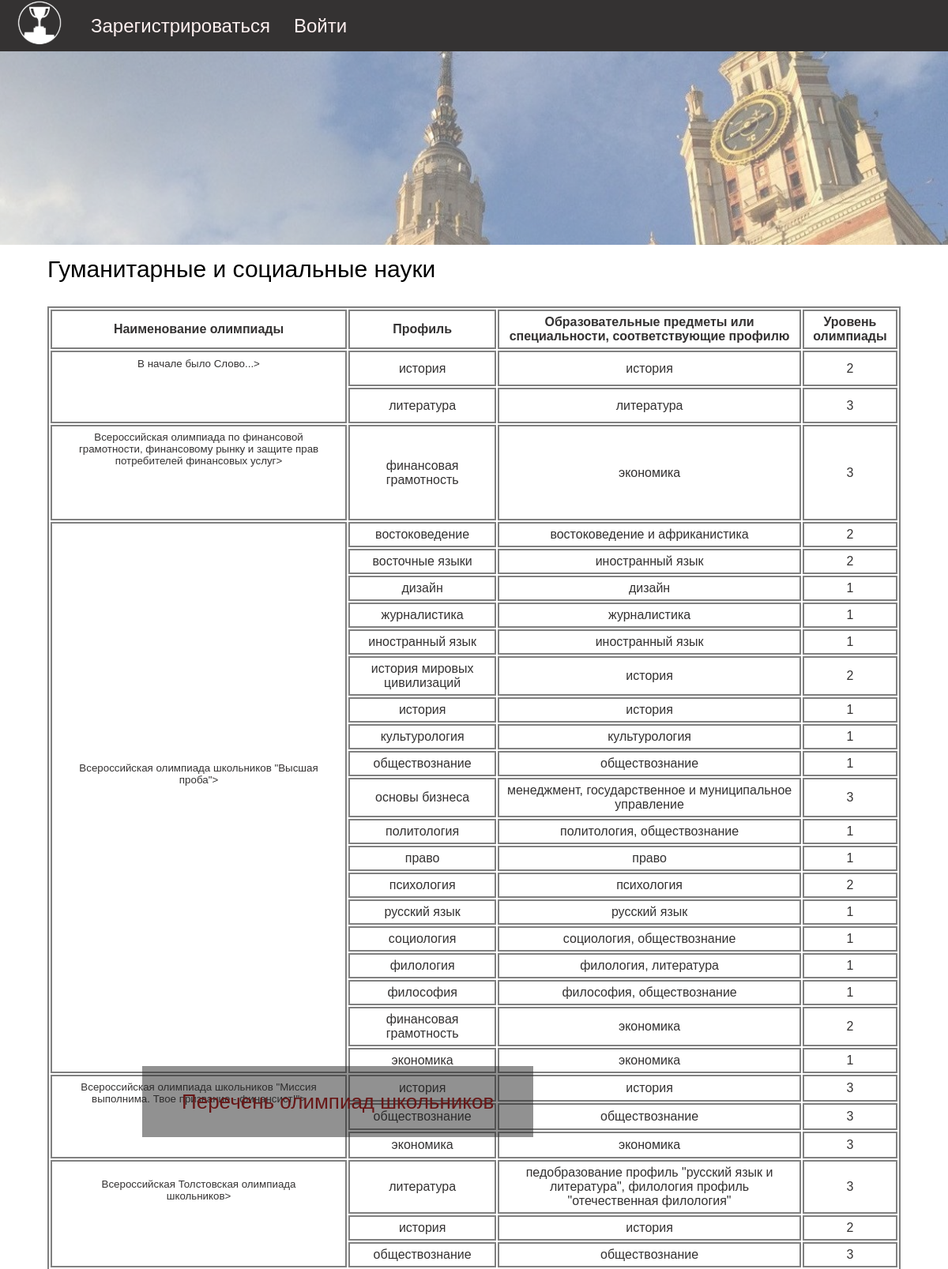
Page /competitions (upper part) on the committed database.
### models/orientation.py (models this page shows)
class Orientation(SqlAlchemyBase):
    __tablename__ = 'orientations'
    id = sqlalchemy.Column(sqlalchemy.Integer, primary_key=True, autoincrement=True)
    orientation = sqlalchemy.Column(sqlalchemy.String, nullable=False, unique=True)

### models/competition.py (models this page shows)
class Competition(SqlAlchemyBase):
    __tablename__ = 'competitions'
    id = sqlalchemy.Column(sqlalchemy.Integer,
                           primary_key=True, autoincrement=True)
    competition = sqlalchemy.Column(sqlalchemy.String, nullable=False)
    orientation = sqlalchemy.Column(sqlalchemy.Integer, sqlalchemy.ForeignKey("orientations.id"), nullable=False)
    profile = sqlalchemy.Column(sqlalchemy.String, nullable=False)
    subject = sqlalchemy.Column(sqlalchemy.String, nullable=False)
    level = sqlalchemy.Column(sqlalchemy.Integer, nullable=False)

### main.py (the view, shortened to what this page needs)
@app.route('/competitions', methods=['GET', 'POST'])
def competitions():
    form = AddFavoriteForm()
    db_sess = create_session()
    if request.method == "GET":
        orientations = db_sess.query(Orientation).all()
        competitions = dict()
        for orientation in orientations:
            competitions[orientation.id] = dict()
            a = db_sess.query(Competition).filter(Competition.orientation == orientation.id).all()
            for olymp in a:
                if olymp.competition not in competitions[orientation.id].keys():
                    competitions[orientation.id][olymp.competition] = [(olymp.profile, olymp.subject, olymp.level)]
                else:
                    competitions[orientation.id][olymp.competition].append((olymp.profile, olymp.subject, olymp.level))
        if form.validate_on_submit():
            olymp = db_sess.query(Competition).filter(Competition.competition == form.competition.data,
                                                      Competition.profile == form.profile.data).first()
            print(olymp)
            form.competition.data = olymp.competition
            form.profile.data = olymp.profile
    return render_template('competitions.html', title='Перечень олимпиад школьников', current_user=current_user,
                           orientations=orientations, competitions=competitions, form=form)

### data/db_session.py (called while the page is built)
def create_session() -> Session:
    global __factory
    return __factory()

### templates/competitions.html (shortened to what this page needs)
{% extends "base.html" %}
{% block content %}
{% if current_user.is_authenticated %}
    <nav>
        <a href="/"><img src="/static/img/logo.svg"></a>
        <a href="profile">Профиль</a>
    </nav>
{% else %}
    <nav>
        <a href="/"><img src="/static/img/logo.svg"></a>
        <a href="/register">Зарегистрироваться</a>
        <a href="/login">Войти</a>
    </nav>
{% endif %}
<div class="image-block-variative">
    <img src="/static/img/msu_var.jpg">
    <div class="title">
        <p>Перечень олимпиад школьников</p>
    </div>
</div>
{% for orientation in orientations %}
    {% if loop.index == 1 %}
        <p class="com-class">{{orientation.orientation}} науки</p>
    {% elif loop.index == 4 %}
        <p>{{orientation.orientation}}</p>
    {% else %}
        <p>{{orientation.orientation}} науки</p>
    {% endif %}
    <table class="com-tab">
        <tr>
            <th>Наименование олимпиады</th>
            <th>Профиль</th>
            <th>Образовательные предметы или специальности, соответствующие профилю</th>
            <th>Уровень олимпиады</th>
        </tr>
        {% for competition in competitions[orientation.id].keys() %}
            <tr>
                {% if competitions[orientation.id][competition]|length >1 %}
                <td rowspan={{competitions[orientation.id][competition]|length}}>
                    <button class="com-tab button" onclick="addFavorite()">{{competition}}></button>
                </td>
                {% else %}
                    <td><button class="com-tab button" onclick="addFavorite()">{{competition}}></button></td>
                {% endif %}
                {% for i in competitions[orientation.id][competition] %}
                    {% if loop.index == 1 %}
                        <td>{{i[0]}}</td>
                        <td>{{i[1]}}</td>
                        <td>{{i[2]}}</td>
            </tr>
                    {% else %}
                        <tr>
                            <td>{{i[0]}}</td>
                            <td>{{i[1]}}</td>
                            <td>{{i[2]}}</td>
                        </tr>
                    {% endif %}
                {% endfor %}
        {% endfor %}
    </table>
{% endfor %}
{% endblock %}

### templates/base.html (shortened to what this page needs)
<!doctype html>
<html lang="ru">
<head>
    <link rel="stylesheet" type="text/css" href="{{url_for('static', filename='css/style.css')}}"/>
    <link rel="stylesheet" href="//code.jquery.com/ui/1.13.1/themes/base/jquery-ui.css">
</head>
<body>
<main role="main" class="container">
    {% block content %}
    {% endblock %}
</main>
</body>
</html>

### static/css/style.css (style rules this page uses)
body { margin: 0 auto; font-family: sans-serif; }
nav { position: absolute; background: #343232; width: 100%; top: 0px; height: 65px; font-family: sans-serif; font-size: 24px; display: flex; align-items: center; }
nav a { color: #FFF1F1; margin: 10px 15px; text-decoration: none; }
.image-block-variative img { opacity: 0.6; position: absolute; width: 100%; top: 65px; }
.title { background: rgba(36, 36, 36, 0.5); left: 15%; top: 15%; font-size: 35px; height: 90px; position: absolute; display: flex; align-items: center; text-align: center; }
.title p { margin: 10px 50px; color: #681717; }
.com-class, form, .ui-widget { margin-top: 27%; font-size: 30px; margin-left: 5%; }
p { font-size: 26px; margin-left: 5%; }
.com-tab { width: 90%; margin: auto; margin-bottom: 60px; font-family: sans-serif; color: #343232; border: 2px solid grey; }
.com-tab th, td { text-align: center; padding: 5px; border: 2px solid grey; }
.com-tab button { background: #fff; border: none; }

### rows in the picture
Orientation: orientation "Гуманитарные и социальные"
Competition: competition "В начале было Слово...", profile "история", subject "история", level "2"
Competition: profile "литература", subject "литература", level "3"
Competition: competition "Всероссийская олимпиада по финансовой грамотности, финансовому рынку и защите прав потребителей финансовых услуг", profile "финансовая грамотность", subject "экономика", level "3"
Competition: competition "Всероссийская олимпиада школьников \"Высшая проба\"", profile "востоковедение", subject "востоковедение и африканистика", level "2"
Competition: profile "восточные языки", subject "иностранный язык", level "2"
Competition: profile "дизайн", subject "дизайн", orientation "1"
Competition: profile "журналистика", subject "журналистика", orientation "1"
Competition: profile "иностранный язык", subject "иностранный язык", orientation "1"
Competition: profile "история мировых цивилизаций", subject "история", level "2"
Competition: profile "история", subject "история", orientation "1"
Competition: profile "культурология", subject "культурология", orientation "1"
Competition: profile "обществознание", subject "обществознание", orientation "1"
Competition: profile "основы бизнеса", subject "менеджмент, государственное и муниципальное управление", level "3"
Competition: profile "политология", subject "политология, обществознание", orientation "1"
Competition: profile "право", subject "право", orientation "1"
Competition: profile "психология", subject "психология", level "2"
Competition: profile "русский язык", subject "русский язык", orientation "1"
Competition: profile "социология", subject "социология, обществознание", orientation "1"
Competition: profile "филология", subject "филология, литература", orientation "1"
Competition: profile "философия", subject "философия, обществознание", orientation "1"
Competition: profile "финансовая грамотность", subject "экономика", level "2"
Competition: profile "экономика", subject "экономика", orientation "1"
Competition: competition "Всероссийская олимпиада школьников \"Миссия выполнима. Твое призвание - финансист!\"", profile "история", subject "история", level "3"
Competition: profile "обществознание", subject "обществознание", level "3"
Competition: profile "экономика", subject "экономика", level "3"
Competition: competition "Всероссийская Толстовская олимпиада школьников", profile "литература", subject "педобразование профиль \"русский язык и литература\", филология профиль \"отечественная филология\"", level "3"
Competition: profile "история", subject "история", level "2"
Competition: profile "обществознание", subject "обществознание", level "3"
